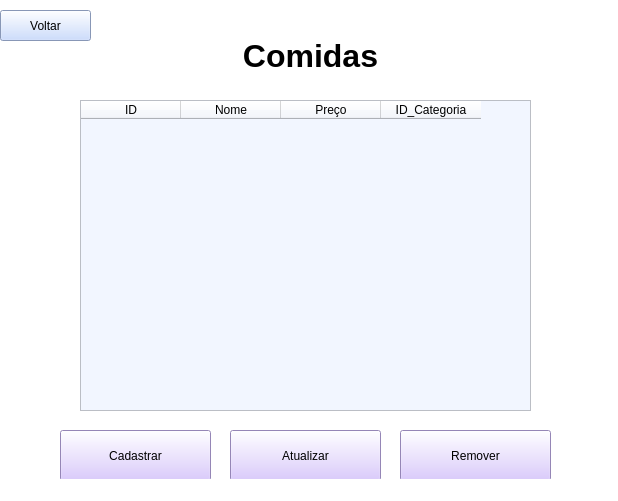
<?xml version="1.0" encoding="UTF-8"?>
<ui version="4.0">
 <class>MainWindow</class>
 <widget class="QMainWindow" name="MainWindow">
  <property name="geometry">
   <rect>
    <x>0</x>
    <y>0</y>
    <width>618</width>
    <height>501</height>
   </rect>
  </property>
  <property name="windowTitle">
   <string>MainWindow</string>
  </property>
  <property name="styleSheet">
   <string notr="true">background-color: rgb(255, 255, 255);</string>
  </property>
  <widget class="QWidget" name="centralwidget">
   <widget class="QTableWidget" name="tabela_cardapio">
    <property name="geometry">
     <rect>
      <x>80</x>
      <y>100</y>
      <width>451</width>
      <height>311</height>
     </rect>
    </property>
    <property name="styleSheet">
     <string notr="true">background-color: rgb(242, 246, 255);</string>
    </property>
    <column>
     <property name="text">
      <string>ID</string>
     </property>
    </column>
    <column>
     <property name="text">
      <string>Nome</string>
     </property>
    </column>
    <column>
     <property name="text">
      <string>Preço</string>
     </property>
    </column>
    <column>
     <property name="text">
      <string>ID_Categoria</string>
     </property>
    </column>
   </widget>
   <widget class="QPushButton" name="bt_cadastrarComida">
    <property name="geometry">
     <rect>
      <x>60</x>
      <y>430</y>
      <width>151</width>
      <height>51</height>
     </rect>
    </property>
    <property name="styleSheet">
     <string notr="true">background-color: rgb(209, 187, 255);</string>
    </property>
    <property name="text">
     <string>Cadastrar</string>
    </property>
   </widget>
   <widget class="QPushButton" name="bt_atualizarComida">
    <property name="geometry">
     <rect>
      <x>230</x>
      <y>430</y>
      <width>151</width>
      <height>51</height>
     </rect>
    </property>
    <property name="styleSheet">
     <string notr="true">background-color: rgb(209, 187, 255);</string>
    </property>
    <property name="text">
     <string>Atualizar</string>
    </property>
   </widget>
   <widget class="QPushButton" name="bt_removerComida">
    <property name="geometry">
     <rect>
      <x>400</x>
      <y>430</y>
      <width>151</width>
      <height>51</height>
     </rect>
    </property>
    <property name="styleSheet">
     <string notr="true">background-color: rgb(209, 187, 255);</string>
    </property>
    <property name="text">
     <string>Remover</string>
    </property>
   </widget>
   <widget class="QPushButton" name="bt_voltar">
    <property name="geometry">
     <rect>
      <x>0</x>
      <y>10</y>
      <width>91</width>
      <height>31</height>
     </rect>
    </property>
    <property name="styleSheet">
     <string notr="true">background-color: rgb(190, 211, 255);</string>
    </property>
    <property name="text">
     <string>Voltar</string>
    </property>
   </widget>
   <widget class="QLabel" name="label">
    <property name="geometry">
     <rect>
      <x>0</x>
      <y>30</y>
      <width>621</width>
      <height>51</height>
     </rect>
    </property>
    <property name="font">
     <font>
      <family>Microsoft JhengHei UI</family>
      <pointsize>24</pointsize>
      <bold>true</bold>
     </font>
    </property>
    <property name="text">
     <string>Comidas</string>
    </property>
    <property name="alignment">
     <set>AlignCenter</set>
    </property>
   </widget>
   <zorder>tabela_cardapio</zorder>
   <zorder>bt_cadastrarComida</zorder>
   <zorder>bt_atualizarComida</zorder>
   <zorder>bt_removerComida</zorder>
   <zorder>label</zorder>
   <zorder>bt_voltar</zorder>
  </widget>
  <widget class="QStatusBar" name="statusbar"/>
 </widget>
 <resources/>
 <connections/>
</ui>
